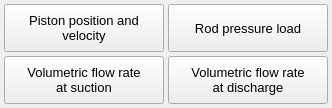
               <widget class="QWidget" name="tab_time_2">
                <attribute name="title">
                 <string>Time</string>
                </attribute>
                <layout class="QGridLayout" name="gridLayout_28">
                 <property name="leftMargin">
                  <number>4</number>
                 </property>
                 <property name="topMargin">
                  <number>4</number>
                 </property>
                 <property name="rightMargin">
                  <number>4</number>
                 </property>
                 <property name="bottomMargin">
                  <number>4</number>
                 </property>
                 <property name="spacing">
                  <number>4</number>
                 </property>
                 <item row="1" column="1">
                  <widget class="QPushButton" name="pushButton_plot_volumetric_flow_rate_at_discharge_time">
                   <property name="minimumSize">
                    <size>
                     <width>160</width>
                     <height>48</height>
                    </size>
                   </property>
                   <property name="maximumSize">
                    <size>
                     <width>160</width>
                     <height>48</height>
                    </size>
                   </property>
                   <property name="font">
                    <font>
                     <pointsize>10</pointsize>
                    </font>
                   </property>
                   <property name="styleSheet">
                    <string notr="true"/>
                   </property>
                   <property name="text">
                    <string>Volumetric flow rate 
at discharge</string>
                   </property>
                  </widget>
                 </item>
                 <item row="1" column="0">
                  <widget class="QPushButton" name="pushButton_plot_volumetric_flow_rate_at_suction_time">
                   <property name="minimumSize">
                    <size>
                     <width>160</width>
                     <height>48</height>
                    </size>
                   </property>
                   <property name="maximumSize">
                    <size>
                     <width>160</width>
                     <height>48</height>
                    </size>
                   </property>
                   <property name="font">
                    <font>
                     <pointsize>10</pointsize>
                    </font>
                   </property>
                   <property name="styleSheet">
                    <string notr="true"/>
                   </property>
                   <property name="text">
                    <string>Volumetric flow rate 
at suction</string>
                   </property>
                  </widget>
                 </item>
                 <item row="0" column="0">
                  <widget class="QPushButton" name="pushButton_plot_piston_position_and_velocity_time">
                   <property name="minimumSize">
                    <size>
                     <width>160</width>
                     <height>48</height>
                    </size>
                   </property>
                   <property name="maximumSize">
                    <size>
                     <width>160</width>
                     <height>48</height>
                    </size>
                   </property>
                   <property name="font">
                    <font>
                     <pointsize>10</pointsize>
                    </font>
                   </property>
                   <property name="styleSheet">
                    <string notr="true"/>
                   </property>
                   <property name="text">
                    <string>Piston position and 
velocity</string>
                   </property>
                  </widget>
                 </item>
                 <item row="0" column="1">
                  <widget class="QPushButton" name="pushButton_plot_rod_pressure_load_time">
                   <property name="minimumSize">
                    <size>
                     <width>160</width>
                     <height>48</height>
                    </size>
                   </property>
                   <property name="maximumSize">
                    <size>
                     <width>160</width>
                     <height>48</height>
                    </size>
                   </property>
                   <property name="font">
                    <font>
                     <pointsize>10</pointsize>
                    </font>
                   </property>
                   <property name="styleSheet">
                    <string notr="true"/>
                   </property>
                   <property name="text">
                    <string>Rod pressure load</string>
                   </property>
                  </widget>
                 </item>
                </layout>
               </widget>
